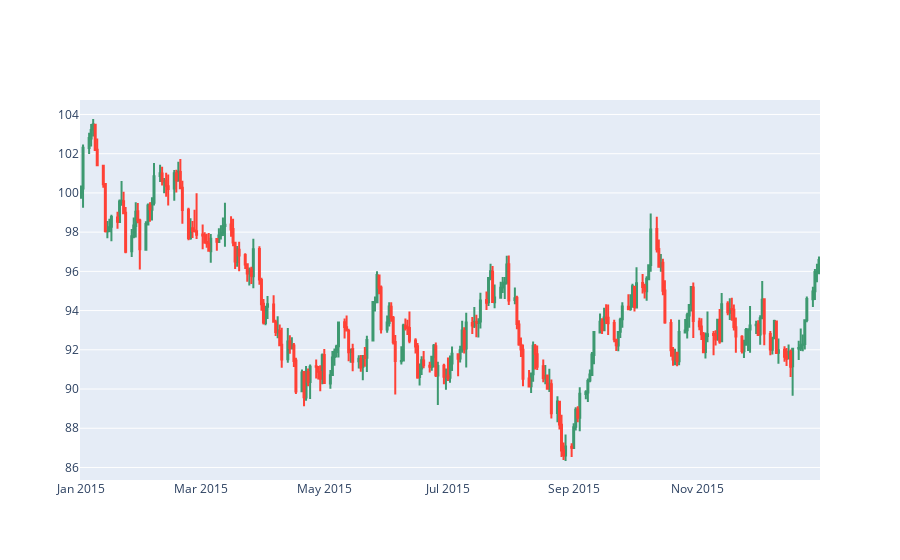

The code cell stored with this chart in its notebook:
### Code cell
from plotly.offline import init_notebook_mode, iplot
from plotly import figure_factory as FF

init_notebook_mode(connected=True)

fig = FF.create_candlestick(df.open, df.high, df.low, df.close, dates = df.index)
iplot(fig)

### Figure 1 — Plotly figure (JSON) as saved in the notebook; plotly's stock layout.template omitted (floating-point values rounded to 4 significant figures; data arrays with more than 128 entries replaced by an {"elided": "..."} marker saying what was removed)
{"data": [{"boxpoints": false, "fillcolor": "#3D9970", "line": {"color": "#3D9970"}, "name": "Increasing", "showlegend": false, "whiskerwidth": 0, "x": {"elided": "810 str values"}, "y": {"elided": "810 float values"}, "type": "box"}, {"boxpoints": false, "fillcolor": "#FF4136", "line": {"color": "#FF4136"}, "name": "Decreasing", "showlegend": false, "whiskerwidth": 0, "x": {"elided": "756 str values"}, "y": {"elided": "756 float values"}, "type": "box"}], "layout": {}}
